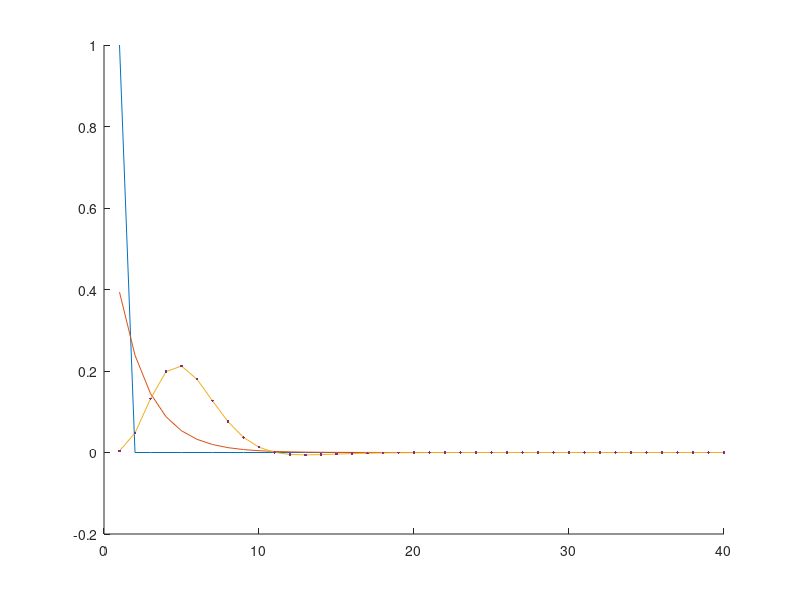
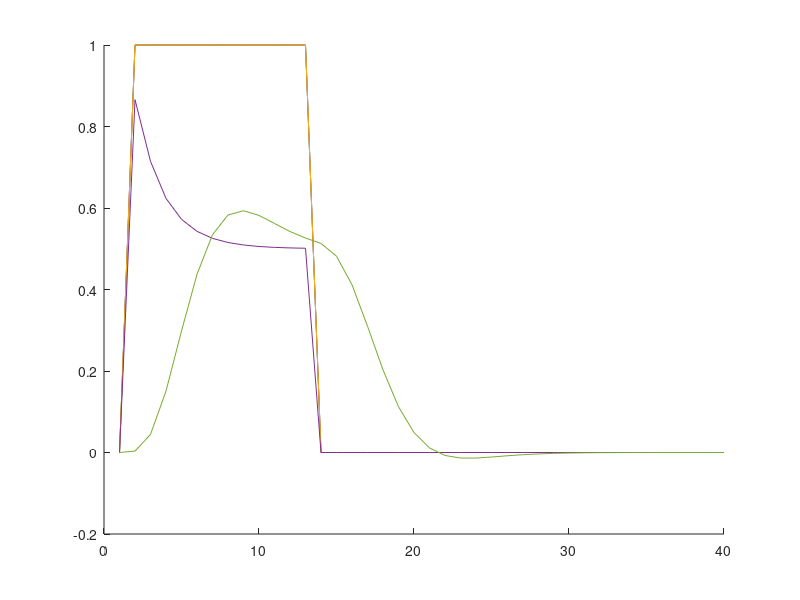

Write the MATLAB code that produced these figures, in order.

% NEED TO IMPLEMENT AN ADJUSTMENT OF PARAMETERS IN EQUATIONS TO ACCOUNT FOR
% SAMPLING RESOLUTION OF MODEL

close all;

% parameters of the neural filters

param.tau1 = 5/1000; % time constant of the neural IRF (in seconds)
param.epsilon = 0.35; % compressive non-linearity parameter
param.tau2 = 0.5; % time constant of the low-pass component of delayed normalization
param.sigma = 1; % parameter of the delayed normalization
param.n = 2; % the order of the delayed normalization

% parameters of the hemodynamic filters

param.gamma1 = 6;
param.gamma2 = 9;
param.surround = 4;

% parameters of the stimulus simulation

modelDuration=40; % total duration of the modeled period, in seconds
modelResolution=1; % temporal sampling frequency of model, in Hz
modelLength=modelDuration*modelResolution; % duh
stimulusDuration=12; % duration of the modeled step of neural activity, in seconds

% Create a stimulus model, which is a simple step function of input

t = linspace(1,modelDuration,modelDuration*modelResolution); % the temporal domain
yStimulus = t*0; % the stimulus vector
yStimulus(2:(stimulusDuration*modelResolution)+1) = 1; % implement the step function of input

% Define the neuralIRF, which is a gamma function that transforms the
% stimulus input into a profile of neural activity (e.g., LFP)

neuralIRF = t .* exp(-t/param.tau1); 
neuralIRF=neuralIRF/sum(neuralIRF); % scale to unit sum to preserve
                                    % amplitude of y following convolution

% Obtain first stage, linear model, which is the stimulus vector convolved
% by the neural IRF

yLinear = conv(yStimulus,neuralIRF);
yLinear = yLinear(1:modelLength); % Need to explore why I have to truncate
                                  % what is returned by the conv function
                                  
% Obtain second stage, CTS model, which is the output of the linear stage
% subjected to a compressive non-linearity

yCTS = yLinear.^param.epsilon;

% Implement the delayed normalization

% Create the exponential low-pass function that defines the time-domain
% properties of the normalization

decayingExponential=(exp(-1*param.tau2*t));
decayingExponential=decayingExponential/sum(decayingExponential);
lowpassNeuralFilter=conv(yCTS,decayingExponential);
lowpassNeuralFilter=lowpassNeuralFilter(1:modelLength); % Need to explore why I have to truncate
                                  % what is returned by the conv function
                                  
% Assemble the delayed normalization response

yDN = (yCTS.^(param.n)) ./ ... % the numerator 
      ( param.sigma^param.n + lowpassNeuralFilter.^param.n );

% Create a double-gamma model of the hemodynamic response function (HRF)

BOLDHRF = gampdf(t, param.gamma1, 1) - gampdf(t, param.gamma2, 1)/param.surround;
BOLDHRF = BOLDHRF/sum(BOLDHRF);  % scale to unit sum to preserve
                                 % amplitude of y following convolution

% Convolve the neural model by the BOLD HRF model

yBOLD = conv(yDN,BOLDHRF);
yBOLD = yBOLD(1:modelLength); % NEED TO DETERMINE WHY THIS IS NECESSARY

% Plot the model stages

figure
hold on;
plot(neuralIRF);
plot(decayingExponential);
plot(BOLDHRF);
plot(BOLDHRF,'.');
hold off;

figure;
hold on;
plot(yStimulus);
plot(yLinear);
plot(yCTS);
plot(yDN);
plot(yBOLD);
hold off;
